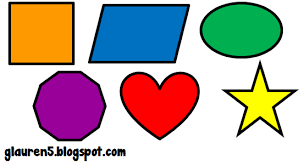
#> input picture resources/img3.png, 304 x 165 px
$ python shape_detection.py
#> lines starting #> are read from the running program, lines starting #| are printed output that depends on the picture; after the words box and inside, x2 and y2 are one past the last pixel; in counts of white or black regions, pixels touching at a corner belong together
import cv2
import os
import numpy as np
print("package imported")

def get_contours(img):
    contours,hierarchy=cv2.findContours(img,cv2.RETR_EXTERNAL,cv2.CHAIN_APPROX_NONE)
    for cnt in contours:
        area=cv2.contourArea(cnt)

        if area>100:
            print("area : ", area)
            cv2.drawContours(img_contour,cnt,-1,(255,0,0),2)
            peri=cv2.arcLength(cnt,True)
            #print("peri : ",peri)
            approx=cv2.approxPolyDP(cnt,0.02*peri,True)
            objCor=len(approx)
            print("number of sides : ",len(approx))
            #bounding box
            x,y,w,h=cv2.boundingRect(approx)
            cv2.rectangle(img_contour,(x,y),(x+w,y+h),(255,255,0),2)

            if objCor == 3:
                objectType = "Tri"
            elif objCor == 4:
                aspRatio = w / float(h)
                if aspRatio > 0.98 and aspRatio < 1.03:
                    objectType = "Sqr"
                else:
                    objectType = "Rect"
            elif objCor > 4:
                objectType = "Circle"
            else:
                objectType = "None"

            cv2.rectangle(img_contour, (x, y), (x + w, y + h), (0, 255, 0), 2)
            cv2.putText(img_contour, objectType,
                        (x + (w // 2) - 10, y + (h // 2) - 10), cv2.FONT_HERSHEY_COMPLEX, 0.7,
                        (255, 255, 255), 1)


img_path = os.path.join(os.path.dirname(__file__), 'resources', 'img3.png')
print(img_path)
img = cv2.imread(img_path)
#> img is the input picture: shape (165, 304, 3); mean B, G, R 167.5, 173.1, 186
img = cv2.resize(img,(640,480))
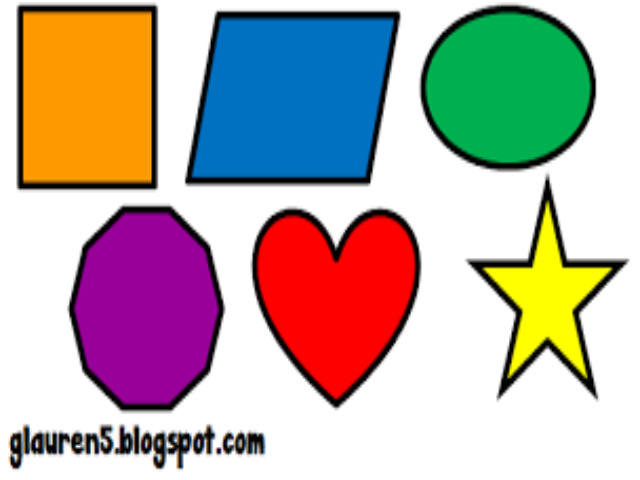
#> img: shape (480, 640, 3); mean B, G, R 167.5, 173.1, 186
img_gray=cv2.cvtColor(img,cv2.COLOR_BGR2GRAY)
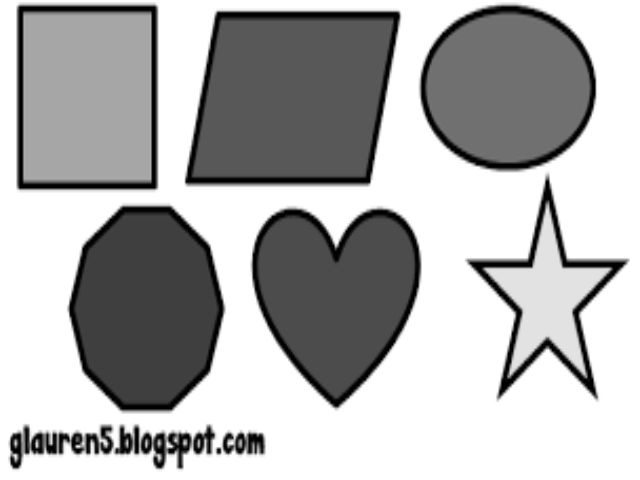
#> img_gray: shape (480, 640); min 0, max 255, mean 176.3
img_blur=cv2.GaussianBlur(img_gray,(7,7),1)
img_edges=cv2.Canny(img_blur,100,100)
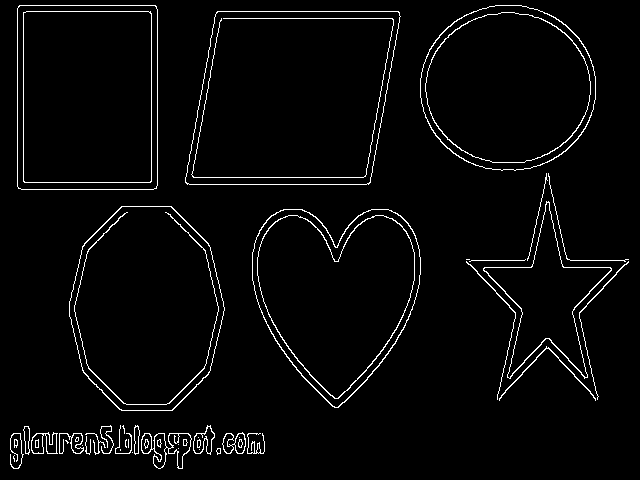
#> img_edges: shape (480, 640); 3.2% white in thin lines or dots
img_contour=img.copy()

get_contours(img_edges)
#> in get_contours, `contours,hierarchy=cv2.findContours(img,cv2.RETR_EXTERNAL,cv2.CHAIN_AP..`: contours = 36 contours, 19 with area under 20; largest, box (x1, y1, x2, y2) and area: (185, 11, 401, 185) 31989, (17, 5, 158, 190) 25742, (69, 206, 225, 411) 24820, (252, 209, 421, 408) 23588, (420, 5, 596, 171) 22866
#> the loop in get_contours, `for cnt in contours:` made 36 passes
#> (area, peri, approx, objCor, x, y, w, h) on passes 34, 36: (31989, 737.8, [[217, 11], [185, 182], [368, 184], [399, 12]], 4, 185, 11, 215, 174), (25742, 643.3, [[19, 5], [18, 188], [156, 188], [156, 6]], 4, 18, 5, 139, 184)
#> (area, peri, objCor, x, y, w, h, objectType) on passes 12, 14, 16, 17, 18, 19: (996, 292.7, 12, 141, 433, 48, 36, 'Circle'), (186.5, 178.7, 13, 59, 433, 25, 21, 'Circle'), (319.5, 132, 13, 222, 432, 24, 22, 'Circle'), (382.5, 149.7, 11, 31, 432, 27, 22, 'Circle'), (115, 65.31, 5, 24, 426, 6, 29, 'Circle'), (348, 117.6, 10, 194, 425, 21, 30, 'Circle')
#> (printed output is left out)
#> after the loop in get_contours, `for cnt in contours:`:
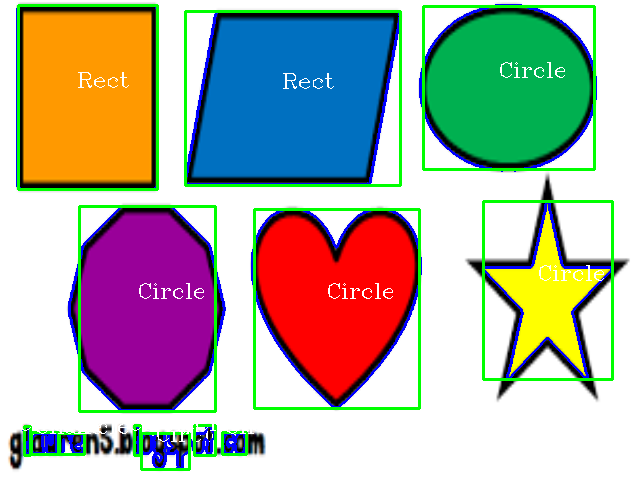
#> img_contour: shape (480, 640, 3); 7.7% of pixels changed, all inside (x1, y1, x2, y2) = (16, 4, 614, 471)
cv2.imshow("object detected",img_contour)
cv2.imshow("original",img)
cv2.waitKey(0)

$ run again, with resources/img1.jpeg saved as resources/img3.png
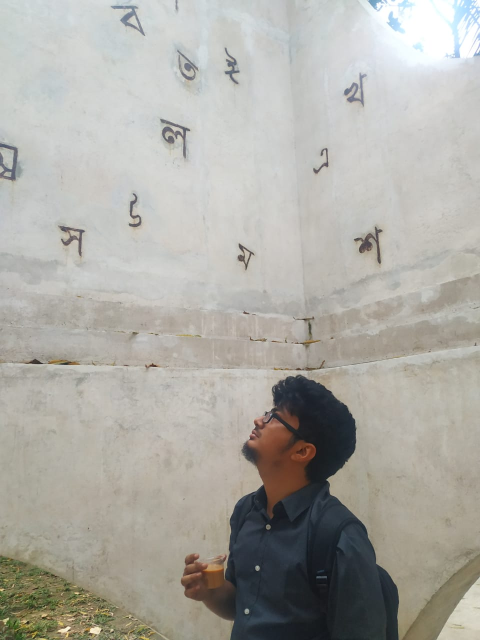
#> input picture resources/img1.jpeg, 960 x 1280 px (shown at 1/2 size)
#> img is the input picture: shape (1280, 960, 3); mean B, G, R 163.9, 170.3, 172
#> img: shape (480, 640, 3)
#> `img_edges=cv2.Canny(img_blur,100,100)`:
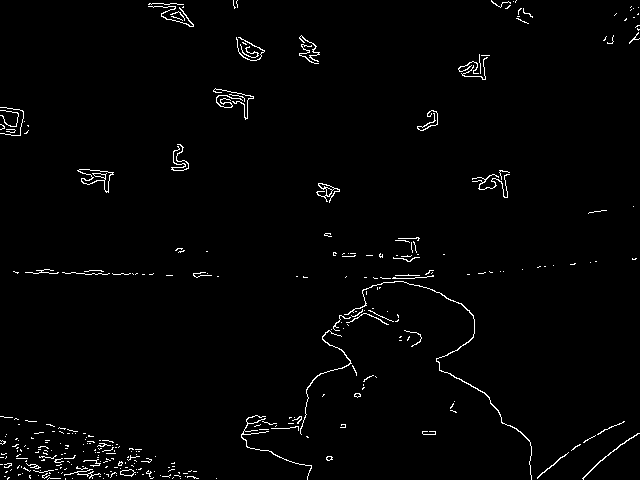
#> img_edges: shape (480, 640); 1.7% white in thin lines or dots
#> contours = 324 contours, 311 with area under 20; largest, box (x1, y1, x2, y2) and area: (77, 169, 114, 193) 326, (344, 281, 532, 480) 112, (316, 183, 340, 203) 102, (120, 469, 136, 477) 64, (300, 330, 352, 435) 46
#> the loop in get_contours, `for cnt in contours:` made 324 passes
#> (area, peri, objCor, x, y, w, h) on passes 213, 272, 275: (112, 841.4, 10, 344, 281, 188, 199), (102.5, 151.3, 8, 316, 183, 24, 20), (326, 137.3, 8, 77, 170, 37, 23)
#> (printed output is left out)
#> after the loop in get_contours, `for cnt in contours:`:
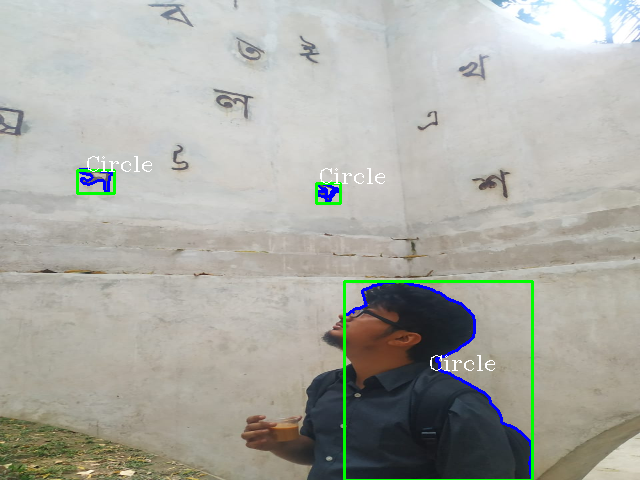
#> img_contour: shape (480, 640, 3); mean B, G, R 163.6, 170.8, 170.3
